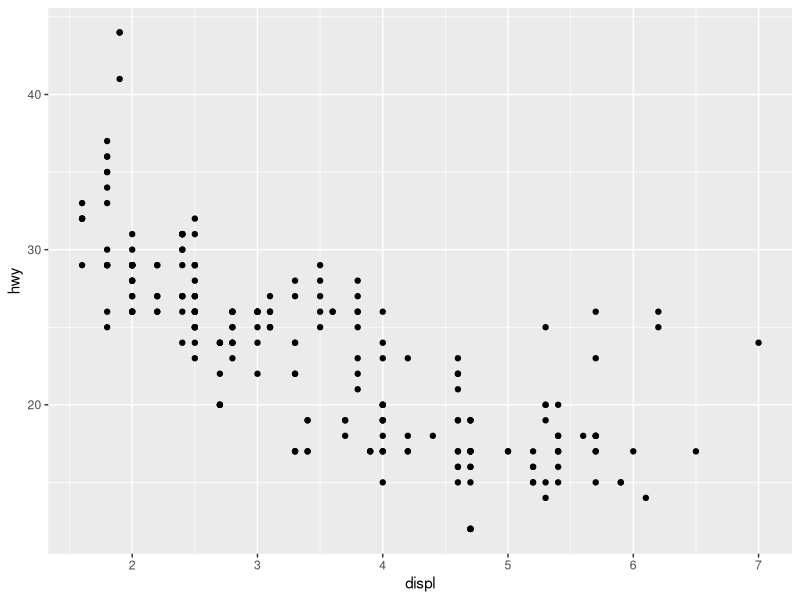
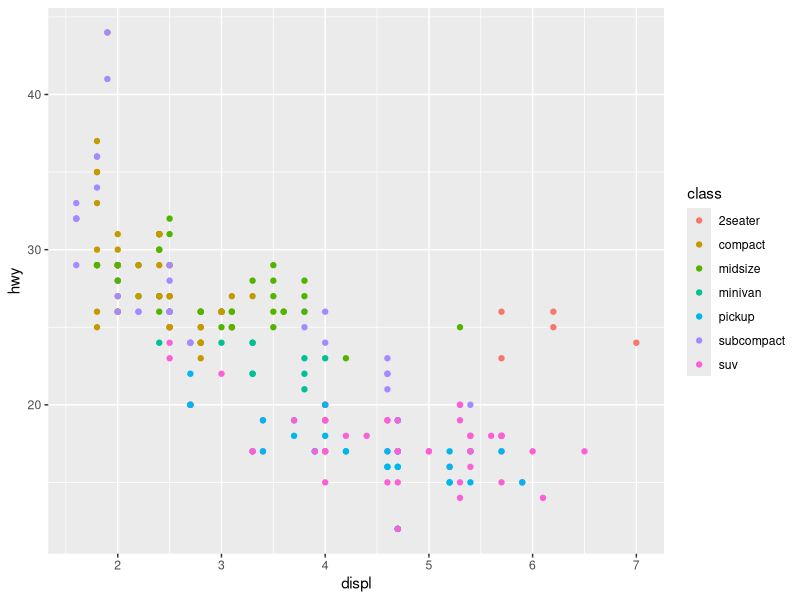
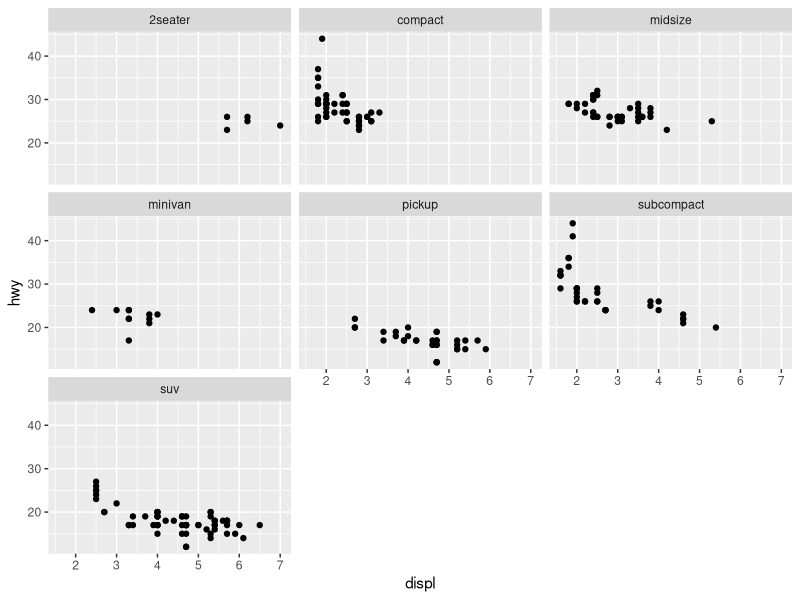
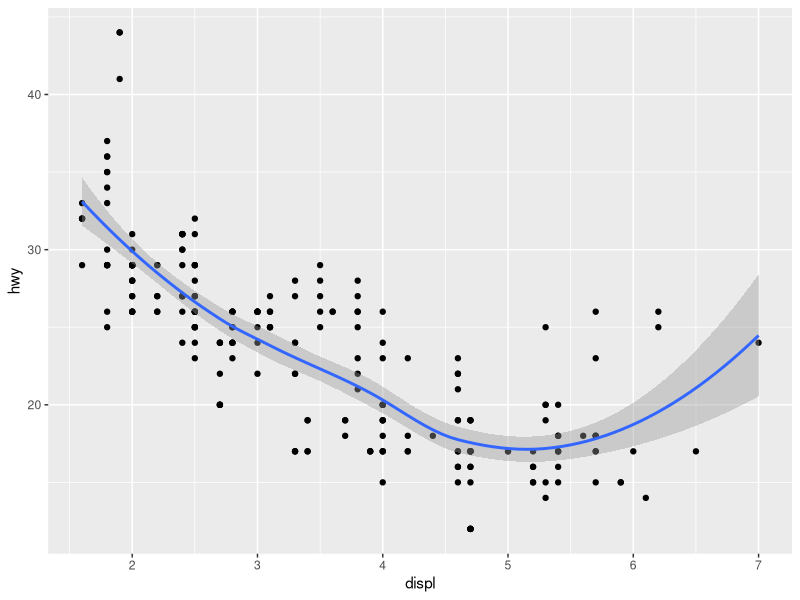
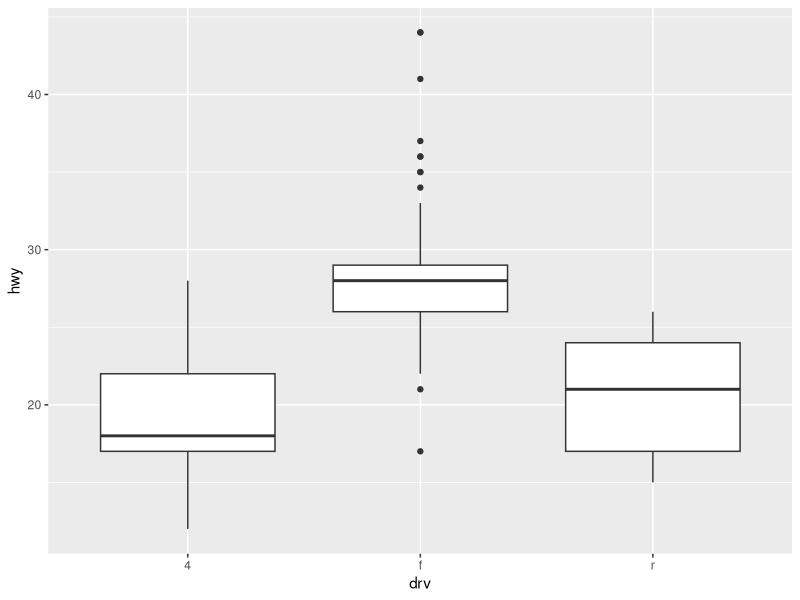
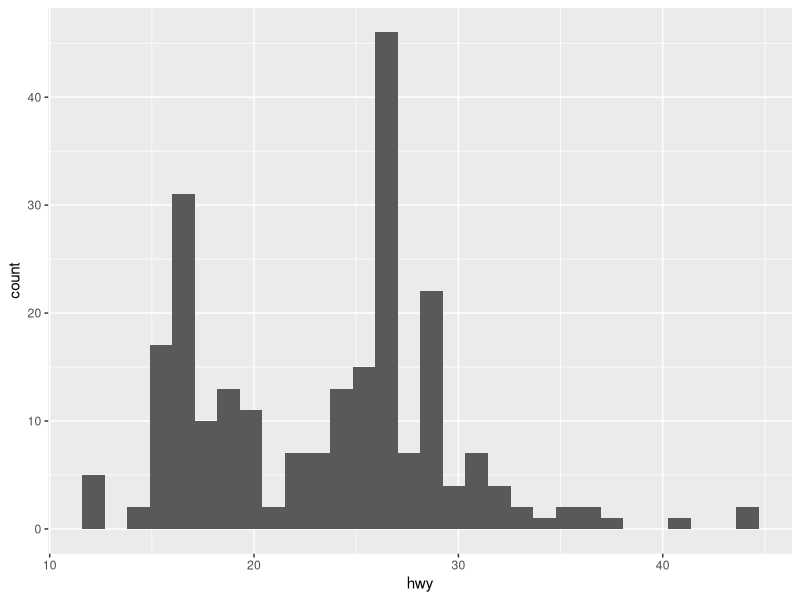
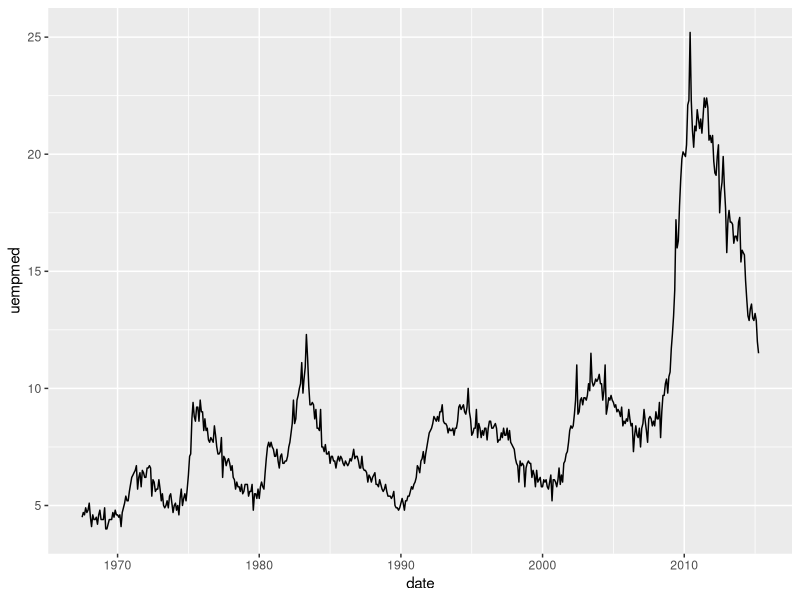

These charts were generated, in order, by the following R code:
library(ggplot2)

mpg

ggplot(mpg, aes(x = displ, y = hwy)) +
    geom_point()

ggplot(mpg, aes(displ, hwy, color = class)) +
    geom_point()

ggplot(mpg, aes(displ, hwy)) +
    geom_point() +
    facet_wrap(~class)

ggplot(mpg, aes(displ, hwy)) +
    geom_point() +
    geom_smooth()

ggplot(mpg, aes(drv, hwy)) + geom_boxplot()

ggplot(mpg, aes(hwy)) + geom_histogram()

economics

ggplot(economics, aes(date, uempmed)) +
    geom_line()
